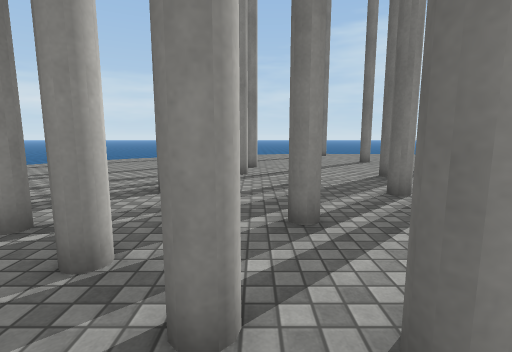
view 1 (above)

21 first-person views from a walk through a scene from a Unity 3-D project. The camera is 1.3 m above the floor, tilts 8° down and sees 85° across. The floor is counted in squares, 1 m on a side. Each view is taken from the middle of a square. On the plan, view 1 faces up. The plan holds only what a view shows up to about 13 squares ahead; the rest is blank. The place goes on beyond the plan. Surface patterns are stand-ins for the level's own textures.

view 2
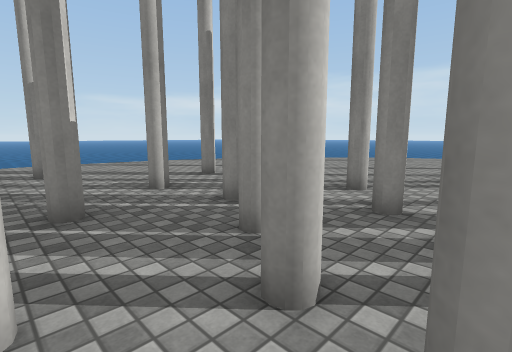

view 3
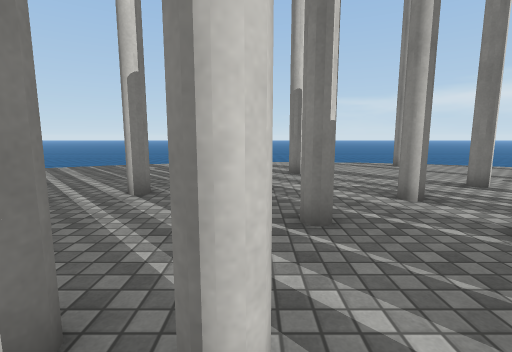

view 4
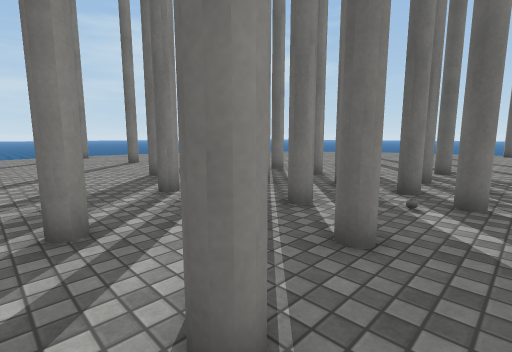

view 5
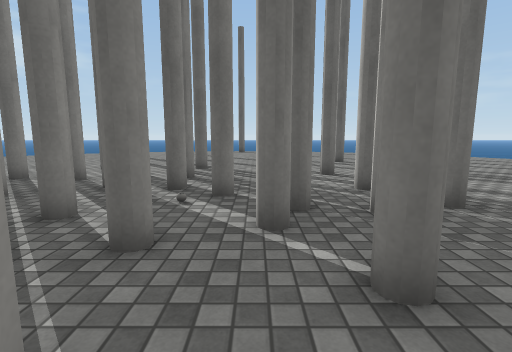

view 6
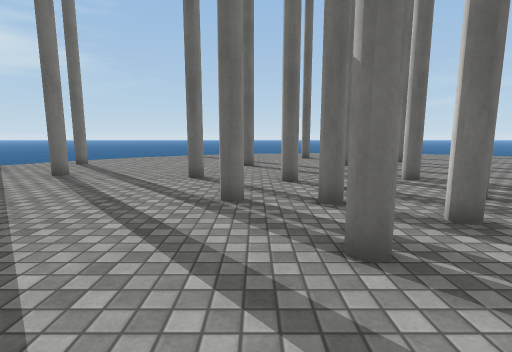

view 7
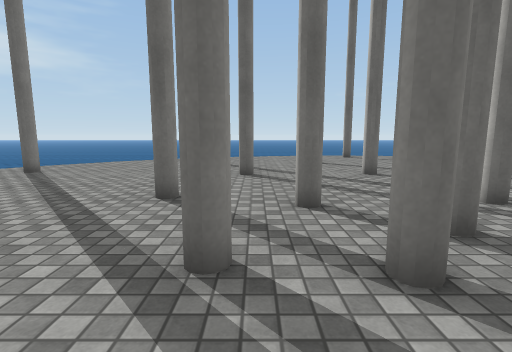

view 8
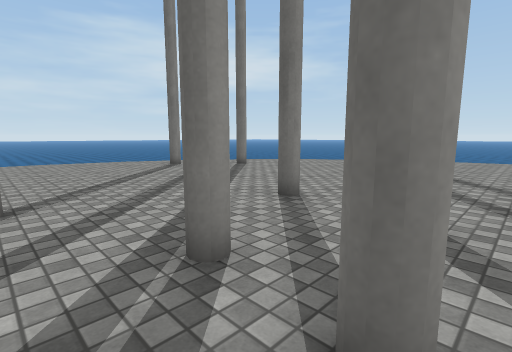

view 9
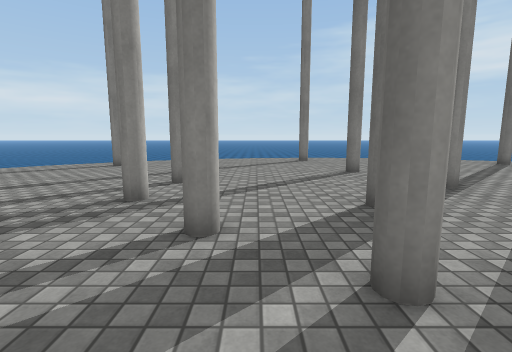

view 10
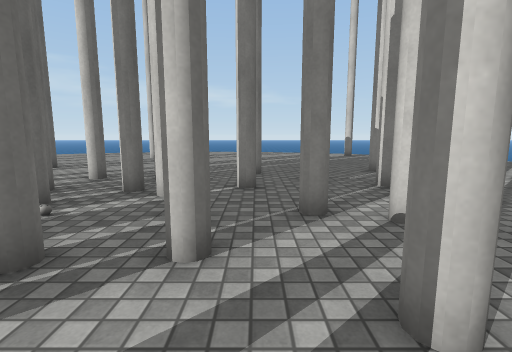

view 11
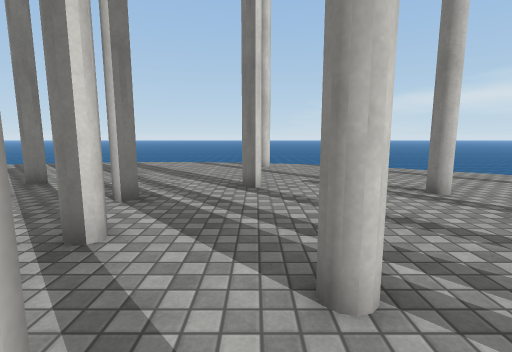

view 12
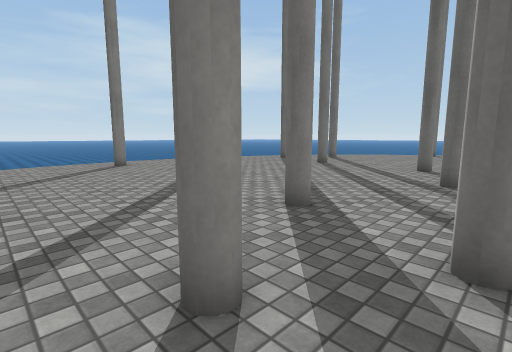

view 13
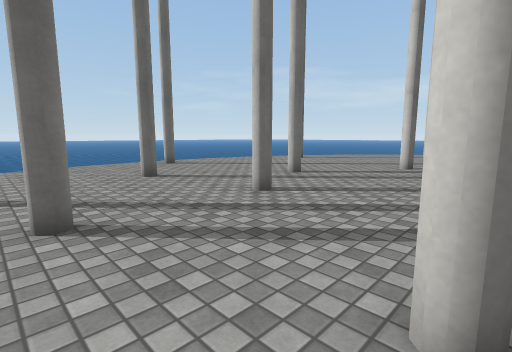

view 14
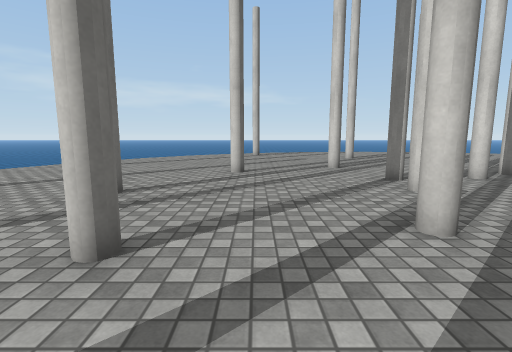

view 15
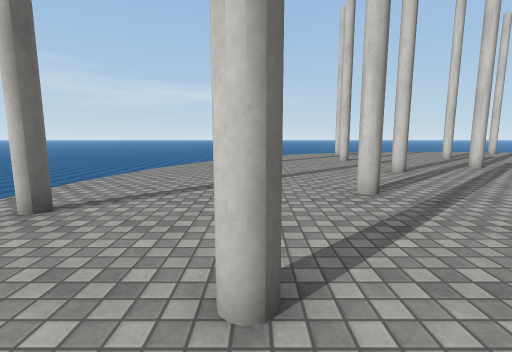

view 16
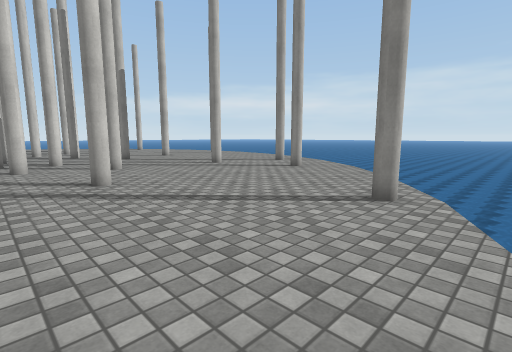

view 17
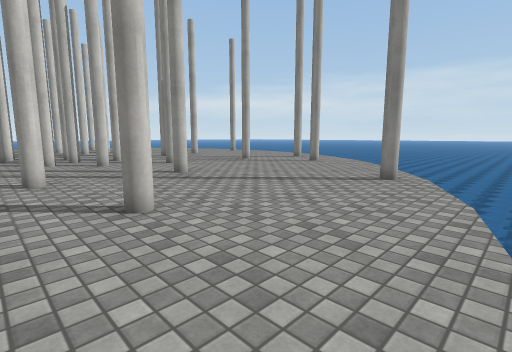

view 18
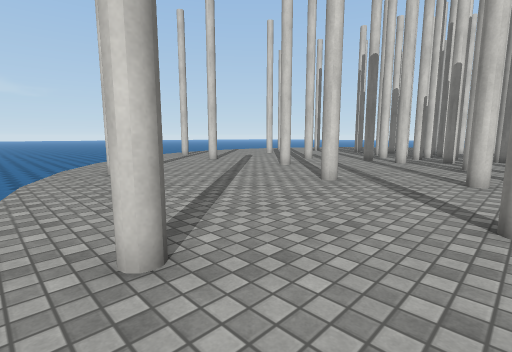

view 19
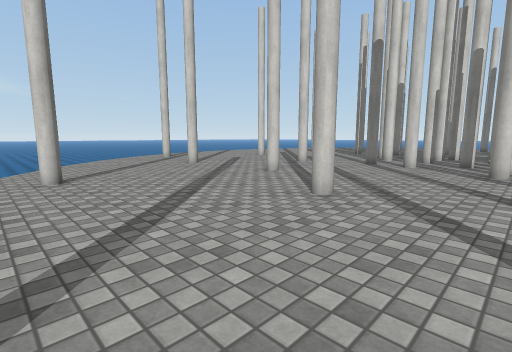

view 20
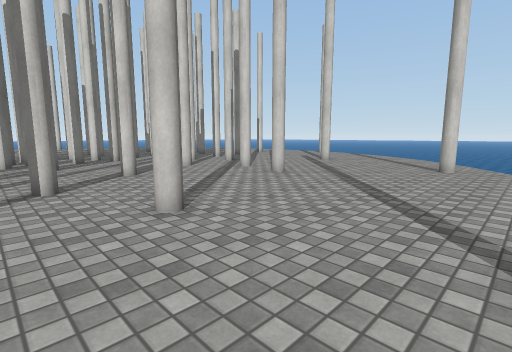

view 21
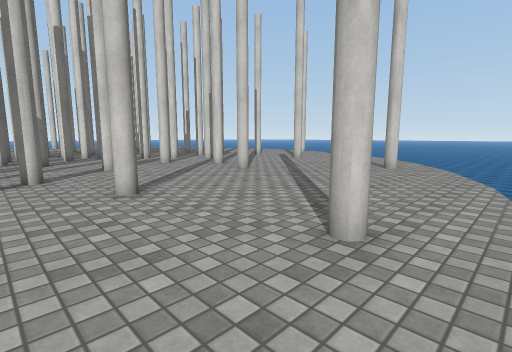

### Floor plan
Key: @ floor where view 1 was taken; # wall or solid block; x gap in a wall; . floor; v drop or lower ground.
Columns run from 13 left of view 1 to 25 right of it. Each row starts with its distance up from view 1.
 21              vvv.... .v
 20            v............
 19          v...............
 18        v..................  ..
 17       v..#.................#...v
 16      v..........................v
 15      ..............#.........#...v
 14    v..............................
 13    ................................v
 12   ...........#......................v
 11  v..................#..............#v
 10  ....................................v
  9 v...  ...........#.......#...........v
  8 ..............#.......#...............
  7 ...........#.................#........v
  6 .#....#.........#..#.#..#.............v
  5 ............#.........................v
  4 ..............#.....#..#.........#.....
  3 .......#...#....#..#.........#........
  2 .............#..x...#..................
  1 .........#....#....#..#..............#.
  0  ....#......#@...#............#........
 -1    ...  ...##..#..#.#..#...............
 -2   ....................................v
 -3  ...................#..#..............v
 -4  ........  ....#..#.........#.........v
 -5  .......  #...........................
 -6  .....    ..............#.........##.v

Where each view was taken, in squares from view 1:
view 1: 0 up, 0 right, facing up
view 2: 0 up, 1 right, facing up-left
view 3: 0 up, 0 right, facing left
view 4: 0 up, 0 right, facing up-right
view 5: 0 up, 0 right, facing right
view 6: 7 up, 3 right, facing right
view 7: 7 up, 6 right, facing right
view 8: 5 up, 7 right, facing up-right
view 9: 4 up, 2 right, facing up
view 10: 6 up, 2 right, facing down
view 11: 6 up, 0 right, facing left
view 12: 6 up, 0 right, facing up-right
view 13: 8 up, 11 right, facing down-right
view 14: 6 up, 14 right, facing down
view 15: 6 up, 20 right, facing down
view 16: 5 up, 24 right, facing up-left
view 17: 2 up, 25 right, facing up-left
view 18: 4 up, 25 right, facing down-left
view 19: 3 up, 23 right, facing down-left
view 20: 19 up, 8 right, facing down-left
view 21: 21 up, 8 right, facing down-left
